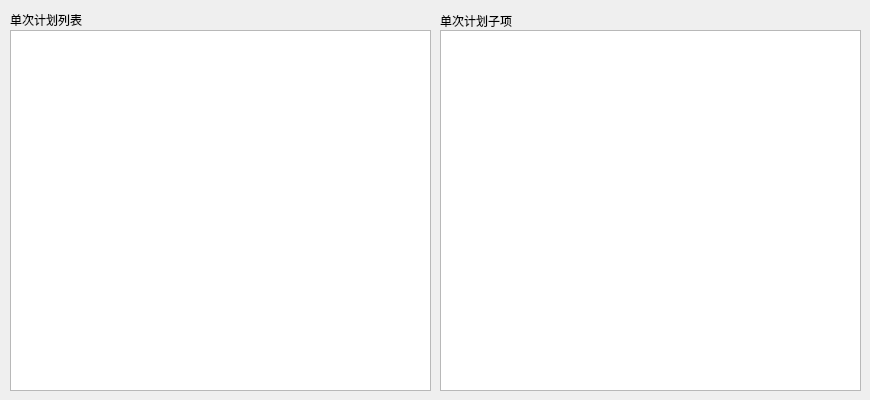
    <widget class="QWidget" name="tab_plan_single">
     <attribute name="title">
      <string>单次计划</string>
     </attribute>
     <widget class="QGroupBox" name="groupBox_play_list_6">
      <property name="geometry">
       <rect>
        <x>10</x>
        <y>10</y>
        <width>421</width>
        <height>381</height>
       </rect>
      </property>
      <property name="font">
       <font>
        <family>微软雅黑</family>
        <pointsize>9</pointsize>
       </font>
      </property>
      <property name="title">
       <string>单次计划列表</string>
      </property>
      <widget class="QTableWidget" name="tableWidget_plan_single">
       <property name="geometry">
        <rect>
         <x>0</x>
         <y>20</y>
         <width>421</width>
         <height>361</height>
        </rect>
       </property>
       <property name="font">
        <font>
         <family>微软雅黑</family>
         <pointsize>9</pointsize>
        </font>
       </property>
       <property name="contextMenuPolicy">
        <enum>Qt::CustomContextMenu</enum>
       </property>
       <property name="editTriggers">
        <set>QAbstractItemView::NoEditTriggers</set>
       </property>
       <property name="selectionMode">
        <enum>QAbstractItemView::ExtendedSelection</enum>
       </property>
       <property name="selectionBehavior">
        <enum>QAbstractItemView::SelectRows</enum>
       </property>
       <property name="verticalScrollMode">
        <enum>QAbstractItemView::ScrollPerPixel</enum>
       </property>
       <property name="horizontalScrollMode">
        <enum>QAbstractItemView::ScrollPerPixel</enum>
       </property>
       <attribute name="horizontalHeaderMinimumSectionSize">
        <number>30</number>
       </attribute>
       <attribute name="horizontalHeaderDefaultSectionSize">
        <number>70</number>
       </attribute>
       <attribute name="horizontalHeaderHighlightSections">
        <bool>false</bool>
       </attribute>
       <attribute name="verticalHeaderVisible">
        <bool>false</bool>
       </attribute>
       <attribute name="verticalHeaderMinimumSectionSize">
        <number>18</number>
       </attribute>
       <attribute name="verticalHeaderDefaultSectionSize">
        <number>18</number>
       </attribute>
      </widget>
     </widget>
     <widget class="QGroupBox" name="groupBox_sub_play_list_6">
      <property name="geometry">
       <rect>
        <x>440</x>
        <y>10</y>
        <width>421</width>
        <height>381</height>
       </rect>
      </property>
      <property name="font">
       <font>
        <family>微软雅黑</family>
        <pointsize>9</pointsize>
       </font>
      </property>
      <property name="title">
       <string>单次计划子项</string>
      </property>
      <property name="alignment">
       <set>Qt::AlignLeading|Qt::AlignLeft|Qt::AlignVCenter</set>
      </property>
      <widget class="QTableWidget" name="tableWidget_plan_single_sub">
       <property name="geometry">
        <rect>
         <x>0</x>
         <y>20</y>
         <width>421</width>
         <height>361</height>
        </rect>
       </property>
       <property name="font">
        <font>
         <family>微软雅黑</family>
         <pointsize>9</pointsize>
        </font>
       </property>
       <property name="contextMenuPolicy">
        <enum>Qt::CustomContextMenu</enum>
       </property>
       <property name="editTriggers">
        <set>QAbstractItemView::NoEditTriggers</set>
       </property>
       <property name="selectionBehavior">
        <enum>QAbstractItemView::SelectRows</enum>
       </property>
       <property name="verticalScrollMode">
        <enum>QAbstractItemView::ScrollPerPixel</enum>
       </property>
       <property name="horizontalScrollMode">
        <enum>QAbstractItemView::ScrollPerPixel</enum>
       </property>
       <attribute name="horizontalHeaderMinimumSectionSize">
        <number>30</number>
       </attribute>
       <attribute name="horizontalHeaderDefaultSectionSize">
        <number>70</number>
       </attribute>
       <attribute name="horizontalHeaderHighlightSections">
        <bool>false</bool>
       </attribute>
       <attribute name="verticalHeaderVisible">
        <bool>false</bool>
       </attribute>
       <attribute name="verticalHeaderMinimumSectionSize">
        <number>18</number>
       </attribute>
       <attribute name="verticalHeaderDefaultSectionSize">
        <number>18</number>
       </attribute>
      </widget>
     </widget>
    </widget>
